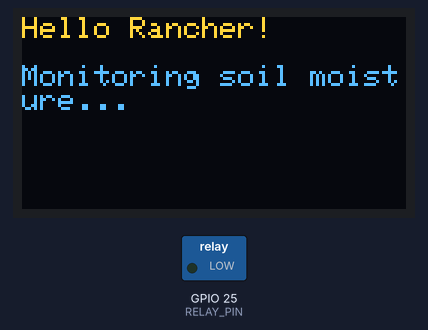
Recording of a sketch running on a simulated ESP32. Shown: 128×64 one-colour display, switched loads named in the sketch (green lamp = pin HIGH). The OLED is the two-colour kind (top 16 rows yellow); what the sketch prints to the serial monitor is not drawn.

Above: at 0.1 s.
At 3.1 s:
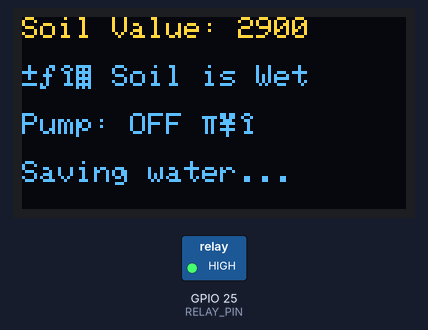
At 18.5 s:
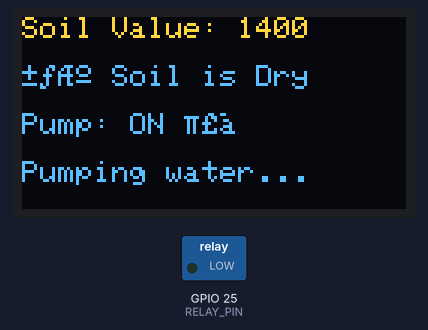
At 33.9 s:
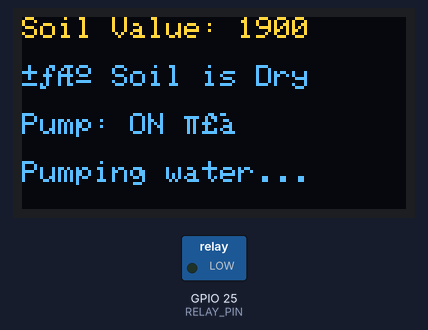
Timing chart, 0 to 36.4 s (numbered marks = the images above):
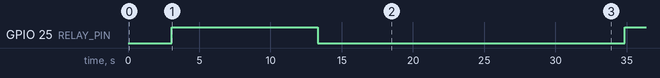

The sketch:

SmartIrrigationSystem.ino
```cpp
#include <Wire.h>
#include <Adafruit_GFX.h>
#include <Adafruit_SSD1306.h>

#define SCREEN_WIDTH 128
#define SCREEN_HEIGHT 64
#define OLED_RESET    -1
Adafruit_SSD1306 display(SCREEN_WIDTH, SCREEN_HEIGHT, &Wire, OLED_RESET);

#define RELAY_PIN 25
#define THRESHOLD 2000

int soilValue = 3000;   // Start as wet
bool drying = true;     // Direction of change

void setup() {
  Serial.begin(115200);
  pinMode(RELAY_PIN, OUTPUT);

  if(!display.begin(SSD1306_SWITCHCAPVCC, 0x3C)) {
    Serial.println(F("SSD1306 allocation failed"));
    for(;;);
  }

  display.clearDisplay();
  display.setTextSize(1);
  display.setTextColor(SSD1306_WHITE);
  display.setCursor(0, 0);
  display.println("Hello Rancher!");
  display.println("");
  display.println("Monitoring soil moisture...");
  display.display();
  delay(3000);
}

void loop() {
  // Simulate soil drying/wetting automatically
  if (drying) {
    soilValue -= 100;   // soil dries
    if (soilValue < 1000) drying = false; // switch to wetting
  } else {
    soilValue += 100;   // soil gets wet
    if (soilValue > 3000) drying = true;  // switch to drying
  }

  Serial.println(soilValue);

  display.clearDisplay();
  display.setCursor(0, 0);
  display.setTextSize(1);
  display.setTextColor(SSD1306_WHITE);

  display.println("Soil Value: " + String(soilValue));
  display.println("");

  if (soilValue < THRESHOLD) {
    digitalWrite(RELAY_PIN, LOW);   // Relay ON
    display.println("💧 Soil is Dry");
    display.println("");
    display.println("Pump: ON ✅");
    display.println("");
    display.println("Pumping water...");
  } else {
    digitalWrite(RELAY_PIN, HIGH);  // Relay OFF
    display.println("🌱 Soil is Wet");
    display.println("");
    display.println("Pump: OFF ❌");
    display.println("");
    display.println("Saving water...");
  }

  display.display();
  delay(1000);
}
```

Measured:
- by itself, GPIO 25 (RELAY_PIN): LOW → HIGH at 3.1 s, → LOW 10.3 s later, → HIGH 21.5 s later
- what the display in image 2 shows lasts 1.0 s, from 18.5 s to 19.5 s
